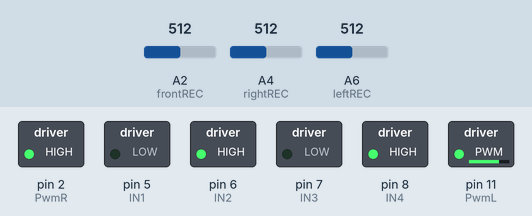
Recording of a sketch running on a simulated Arduino Nano, built with avr-gcc and run on an emulated ATmega328P. Shown: switched loads named in the sketch (green lamp = pin HIGH). The inputs (shaded band) are chosen by the test bench; at power-on: A4 (rightREC) = 512, A2 (frontREC) = 512, A6 (leftREC) = 512.

Above: at 1.2 s.
1.3 s: A4 (rightREC) set to 915
2.8 s: A4 (rightREC) set to 940
At 3.8 s:
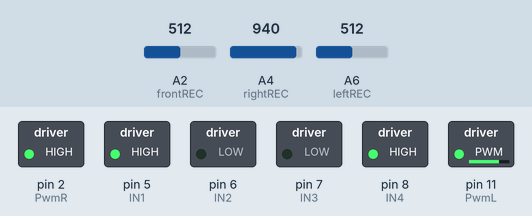
4.3 s: A4 (rightREC) set to 900
At 4.9 s:
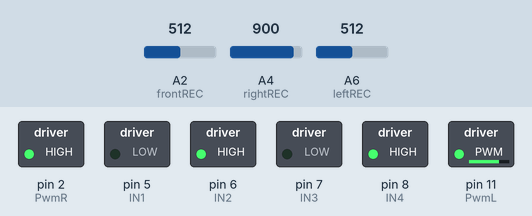
5.8 s: A4 (rightREC) set to 1023
At 6.1 s:
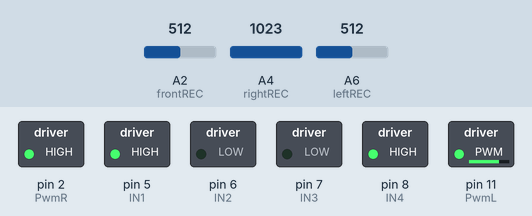
Timing chart, 0 to 8.3 s (numbered marks = the images above; inputs shaded):
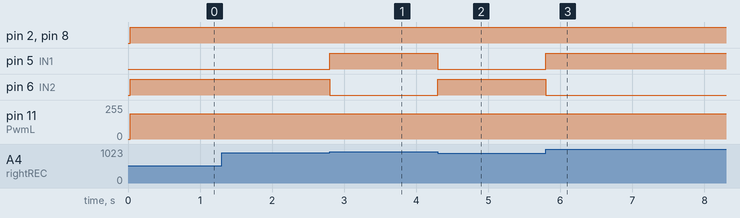

Measured:
- the behaviour switches between 921 and 922 on A4 (rightREC) (found by bisection; images 0 and 1)
- after the input at 1.3 s, every drawn part: stays the same
- after the input at 2.8 s, pin 5 (IN1): LOW → HIGH at once; pin 6 (IN2): HIGH → LOW at once
- after the input at 4.3 s, pin 5 (IN1): HIGH → LOW at once; pin 6 (IN2): LOW → HIGH at once
- after the input at 5.8 s, pin 5 (IN1): LOW → HIGH at once; pin 6 (IN2): HIGH → LOW at once

The sketch:

sketch_LineFollower.ino
```cpp
//Serene Kamal & Kenny Chan Thursday 10am

#define IN1 5 //D5
#define IN2 6 //D6
#define IN4 8 //D8
#define IN3 7 //D7

#define PwmL 11 //D11
#define PwmR 2 //D2

#define rightREC A4
#define leftREC A6
#define frontREC A2


//*******sets minimum pwm values for motors to run*********
#define leftMin 190
#define rightMin 130
//*********************************************************


//******values used for base values during setup()*********
long zeroR, zeroL, zeroF;
int readR, readL, readF, integral, pError, error, dt;
int mapR, mapL, mapF, errorR, errorL, zeroRerror, zeroLerror;
long prevR, prevL = 0;
//*********************************************************


void setup() {
  Serial.begin(9600);
  pinMode(IN1, OUTPUT);
  pinMode(IN2, OUTPUT);
  pinMode(IN3, OUTPUT);
  pinMode(IN4, OUTPUT);
  pinMode(rightREC, INPUT);
  pinMode(leftREC, INPUT);
  pinMode(frontREC, INPUT);

  //**********takes base readings**************
  for(int i = 0; i < 100; i++)
  {
    zeroR += analogRead(rightREC);
    zeroL += analogRead(leftREC);
    zeroF += analogRead(frontREC);
    //Serial.println(zeroR);
  }
  zeroR /= 100;
  zeroL /= 100;
  zeroF /= 100;
  //Serial.println(zeroR);
  //********************************************

  dt = 100;
  integral = 0;
  error = 0;
}


void loop() {
  int KI = 1, KD = 0.05, KP = 2;                 //declare constants and correction on right and left
  int corrR = 0, corrL = 0;

  readValues();                               //used for analogRead and map

  if (mapL < -1000) {                         //detects whether left sensor is on the tape
    corrR = map(mapL, -1000, -7000, 0, 65);   //map the error between 0 and 65

    if(mapL < -7000)                          //incase the sensor reads below -7000
      corrR = 65;

    //Serial.print("      correction R: ");
    //Serial.println(corrR*KP);
  }

  else if (mapR < -800) {                    //detects whether right sensor is on the tape
   // corrL = map(mapR, -1000, -5000, 0, 65);   //map the error between 0 and 65
    corrL = map(mapR, -800, -2000, 0, 65);
    if(mapL < -5000)                          //incase the sensor reads below -5000
      corrL = 65;

    //Serial.print("      correction L: ");
    //Serial.println(corrL*KP);
  }

  analogWrite(PwmR, rightMin + corrL*KP + (mapR - prevR)*KD);     //adjust right motor speed based on PID
  analogWrite(PwmL, leftMin + corrR*KP + (mapL - prevL)*KD);      //adjust left motor speed based on PID

  if (corrR > 0 && corrL > 0)                 //if both sensors are on the tape, then just move forward
     forward();

  if(corrR > 0)                               //if right sensor is on the tape, turn left
     turnLeft();

  else if(corrL > 0)                          //if left sensor is on the tape, turn right
     turnRight();

  else                                        //incase there is an unknown situation, then just move forward
    forward();

  prevR = mapR;
  prevL = mapL;

}

void displayValues(){                   //used for debugging and printing values
//Serial.print(readR);
//Serial.print(" = RIGHT    ");
//Serial.print(readL);
//Serial.print(" = LEFT     ");
//Serial.print(" FRONT: ");
//Serial.print(mapF);
  Serial.print(" RIGHT: ");
  Serial.print(mapR);
  Serial.print( "    ");
//Serial.print(zeroR);
  Serial.print(" LEFT: ");
  Serial.print(mapL);
  Serial.print("      FRONT: ");
  Serial.println(mapF);
//Serial.println();
}

void readValues(){                      //analogReads values and maps them for left and right sensor
  readR = analogRead(rightREC);
  readL = analogRead(leftREC);
  readF = analogRead(frontREC);

  mapL = map(readL, zeroL, 0, 0, 1023);
  mapR = map(readR, zeroR, 0, 0, 1023);
  mapF = map(readF, zeroF, 0, 0, 1023);
}

void forward(){                         //H-Bridge functions
   digitalWrite(IN1, LOW);
   digitalWrite(IN2, HIGH);
   digitalWrite(IN4, HIGH);
   digitalWrite(IN3, LOW);
}
void reverse(){
   digitalWrite(IN1, HIGH);
   digitalWrite(IN2, LOW);
   digitalWrite(IN3, HIGH);
   digitalWrite(IN4, LOW);
}
void turnLeft(){
   digitalWrite(IN1, LOW);
   digitalWrite(IN2, HIGH);
   digitalWrite(IN3, HIGH);
   digitalWrite(IN4, LOW);
}
void turnRight(){
   digitalWrite(IN1, HIGH);
   digitalWrite(IN2, LOW);
   digitalWrite(IN3, LOW);
   digitalWrite(IN4, HIGH);
}
void coast(){
  digitalWrite(IN1, LOW);
  digitalWrite(IN2, LOW);
  digitalWrite(IN3, LOW);
  digitalWrite(IN4, LOW);
}
void brake(){
  digitalWrite(IN1, HIGH);
  digitalWrite(IN2, HIGH);
  digitalWrite(IN3, HIGH);
  digitalWrite(IN4, HIGH);
}
```
